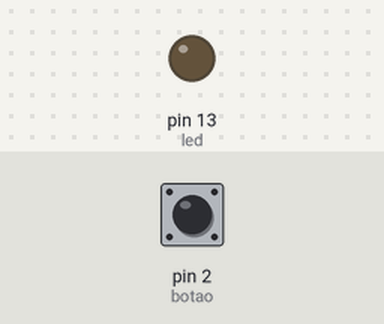
Simulated run of this sketch. Board: Arduino Uno, built with avr-gcc and run on an emulated ATmega328P. Shown: output pins drawn as LEDs (lit = HIGH). Inputs (shaded band) come from the test bench; at power-on: pin 2 (botao) LOW.

Above: at 1.2 s.
1.3 s: pin 2 (botao) pulled HIGH for 0.15 s
At 1.37 s:
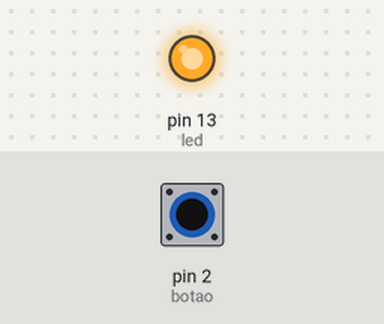
2.9 s: pin 2 (botao) pulled HIGH for 3.2 s
At 6.9 s:
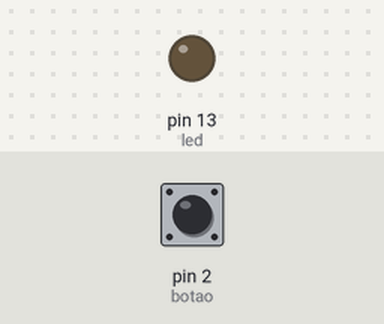
Timing chart, 0 to 8.4 s (numbered marks = the images above; inputs shaded):
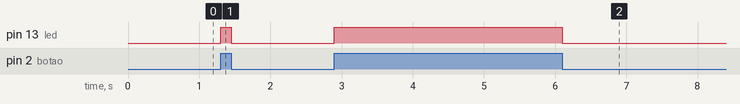

The sketch:

1_primeiro_exemplo.ino
```cpp
int botao = 2;
int led = 13;

void setup() {
  pinMode(botao, INPUT);
  pinMode(led, OUTPUT);

}

void loop() {
  int estado = digitalRead(botao);

  if(estado == HIGH){
    digitalWrite(led, HIGH);
  } else {
    digitalWrite(led, LOW);
  }

}
```

Measured:
- after the input at 1.3 s, pin 13 (led): LOW → HIGH at once, → LOW 0.15 s later
- after the input at 2.9 s, pin 13 (led): LOW → HIGH at once, → LOW 3.2 s later
